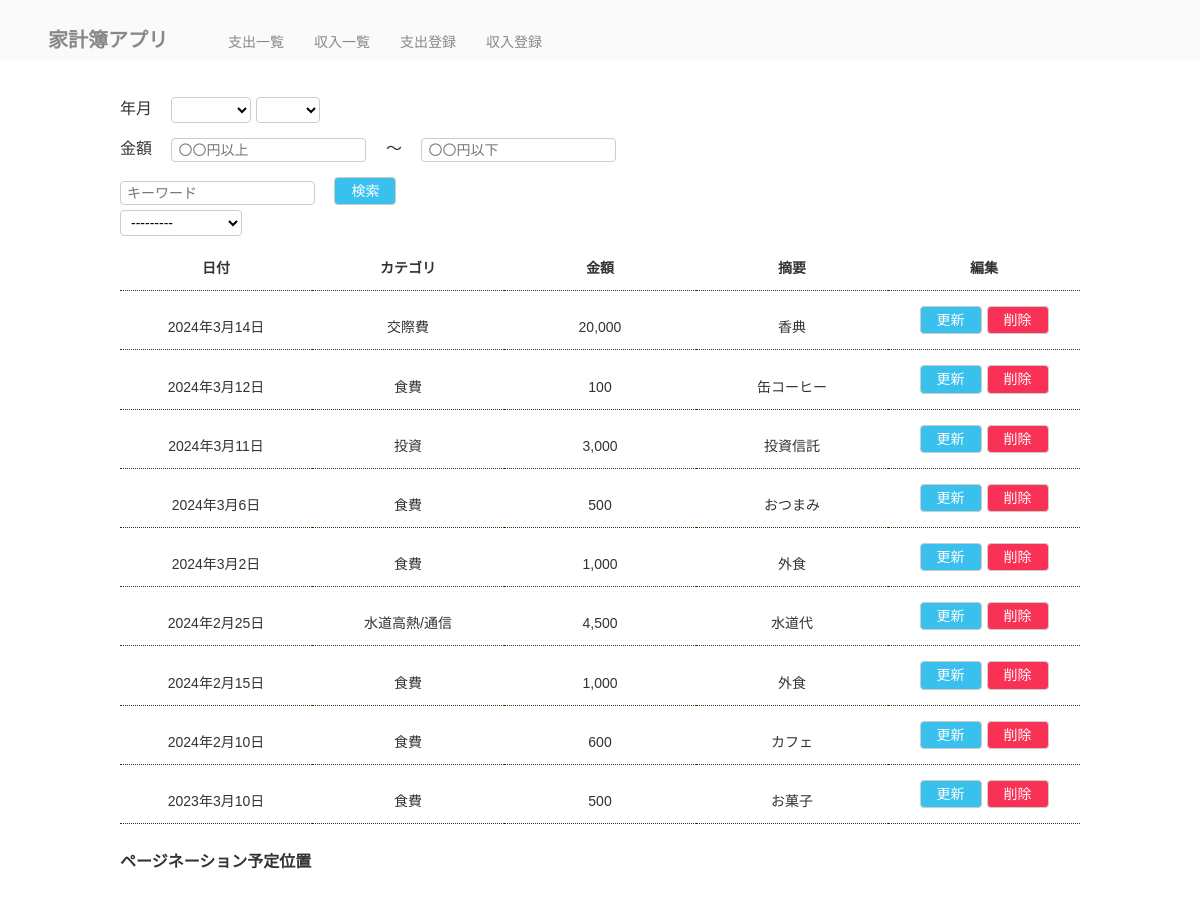
Before: / with the older database file.
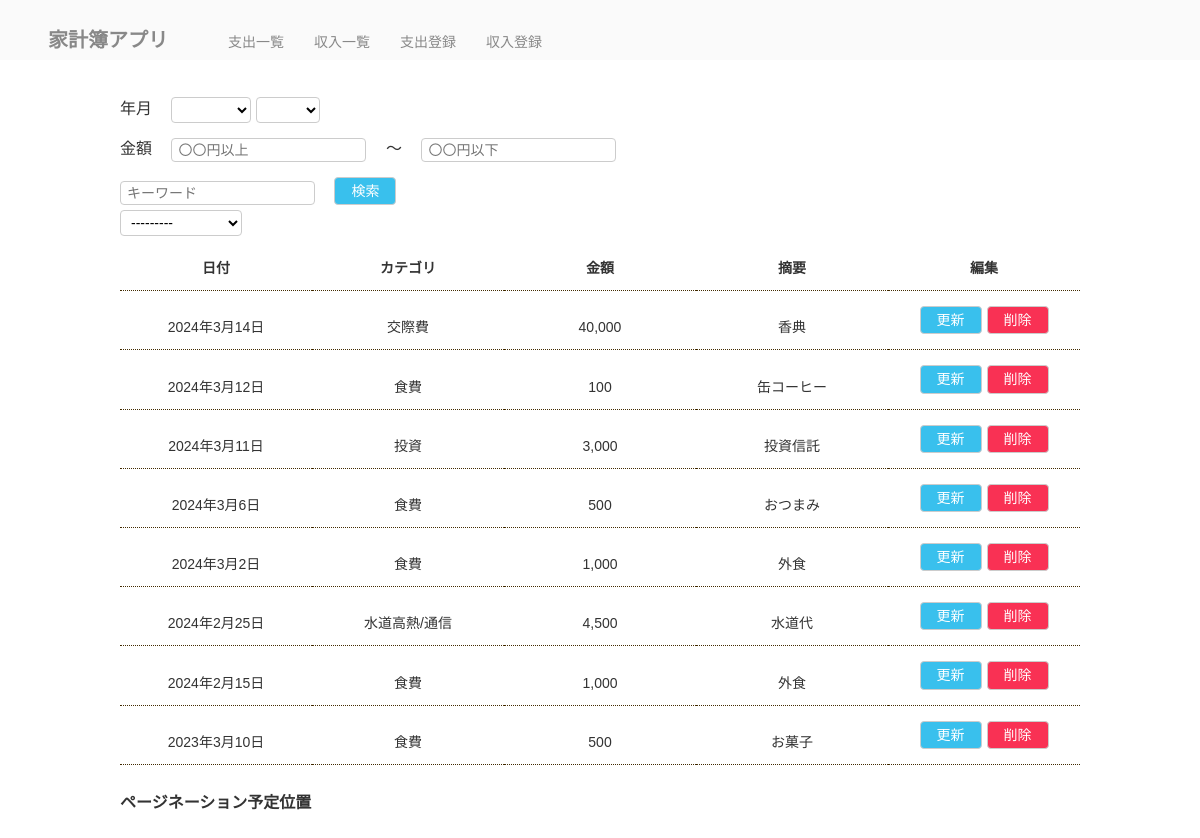
After: the same page with the newer database file.
### kakeibo/models.py (models this page shows)
class Payment(models.Model):
    date = models.DateField('日付')
    price = models.IntegerField('金額')
    category = models.ForeignKey(PaymentCategory, on_delete=models.PROTECT, verbose_name='カテゴリ')
    description = models.TextField('摘要', null=True, blank=True)

class PaymentCategory(models.Model):
    name = models.CharField('カテゴリ名', max_length=32)
    def __str__(self):
        return self.name

### kakeibo/views.py (the view, shortened to what this page needs)
# urls.py: path('', views.PaymentList.as_view(), name='payment_list'),
class PaymentList(generic.ListView):
    template_name = 'kakeibo/payment_list.html'
    model = Payment
    ordering = '-date'
    def get_queryset(self):
        queryset = super().get_queryset()
        self.form = form = PaymentSearchForm(self.request.GET or None)
        return queryset
    def get_context_data(self, **kwargs):
        context = super().get_context_data(**kwargs)
        context['search_form'] = self.form  # search formを渡す
        return context

### kakeibo/templates/kakeibo/payment_list.html (shortened to what this page needs)
{% extends 'kakeibo/base.html' %}
{% load humanize %}
{% block content %}
<form class="mt-2" id="search-form" action="" method="GET">
  <div>
    <label class="label mr-4">年月</label>
    {{ search_form.year }}
    {{ search_form.month }}
  </div>
  <div class="mt-4">
    <label class="label mr-4">金額</label>
    {{ search_form.greater_than }}
    <span class="ml-4 mr-4">～</span>
    {{ search_form.less_than }}
  </div>
  <div class="mt-4">
    {{ search_form.key_word }}
    <button class="btn btn-info ml-4" type="submit">検索</button>
  </div>
  <div class="mt-2 inline">
    {{ search_form.category }}
  </div>
</form>
<table class="table mt-3">
  <tr>
    <th>日付</th>
    <th>カテゴリ</th>
    <th>金額</th>
    <th>摘要</th>
    <th>編集</th>
  </tr>
  {% for payment in payment_list %}
  <tr>
    <td>{{ payment.date }}</td>
    <td>{{ payment.category }}</td>
    <td>{{ payment.price|intcomma}}</td>
    <td>
      {% if payment.description %}
      {{ payment.description }}
      {% endif %}
    </td>
    <td>
      <div class="manage-btn-area">
        <div class="update-btn-area">
          <a class="btn btn-info" href="{% url 'kakeibo:payment_update' payment.pk %}">更新</a>
        </div>
        <div class="delete-btn-area">
          <a class="btn btn-danger" href="{% url 'kakeibo:payment_delete' payment.pk %}">削除</a>
        </div>
      </div>
    </td>
  </tr>
  {% endfor %}
</table>
<div class="mt-5">
  <h1>ページネーション予定位置</h1>
</div>
{% endblock %}

Changed rows visible on the page:
removed Payment: date "2024年2月10日", category "食費", price "600", description "カフェ"
changed Payment "香典": price "20,000" → "40,000"
